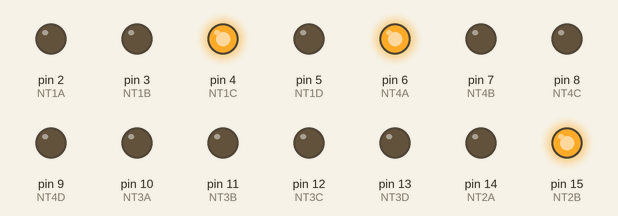
This sketch was run on a simulated Arduino Uno, built with avr-gcc and run on an emulated ATmega328P. Parts: output pins drawn as LEDs (lit = HIGH). The local clock reads 2024-03-15 10:24:30 at power-on unless the sketch sets it.

Above: at 0.1 s.
At 30.1 s:
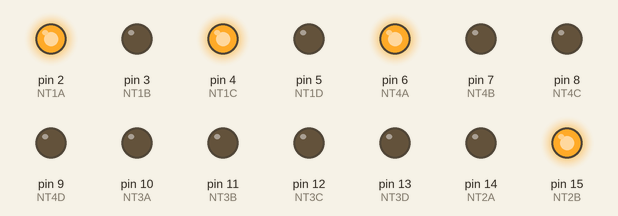
At 90.2 s:
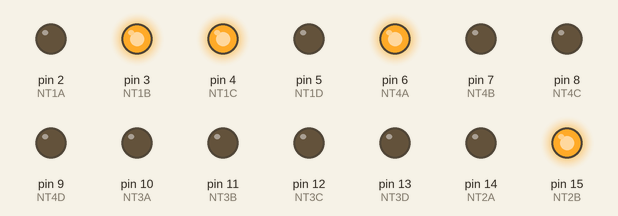
Timing chart, 0 to 91.7 s (numbered marks = the images above):
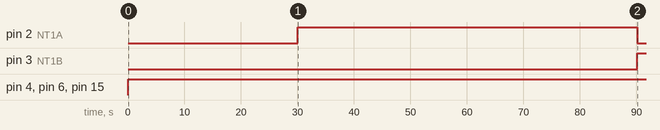

The sketch:

NixieTube.ino
```cpp
#include <Wire.h>
#include <TimeLib.h>
#include <DS1307RTC.h>

#define NT1A 2
#define NT1B 3
#define NT1C 4
#define NT1D 5

#define NT2A 14
#define NT2B 15
#define NT2C 16
#define NT2D 17

#define NT3A 10
#define NT3B 11
#define NT3C 12
#define NT3D 13

#define NT4A 6
#define NT4B 7
#define NT4C 8
#define NT4D 9

int hrLft;
int hrRght;
int minLft;
int minRght;
int hrs;
int mins;


int A[4] = {NT1A, NT2A, NT3A, NT4A};
int B[4] = {NT1B, NT2B, NT3B, NT4B};
int C[4] = {NT1C, NT2C, NT3C, NT4C};
int D[4] = {NT1D, NT2D, NT3D, NT4D};
void TimeSet(int digit, int time){//This portion of the code is coming from GreatScott's youtube video
  switch(time){//The switch statement will check for the number that we got from the RTC module
    case 0:
    digitalWrite(A[digit], LOW);
    digitalWrite(B[digit], LOW);
    digitalWrite(C[digit], LOW);
    digitalWrite(D[digit], LOW);
    break;
    case 1:
    digitalWrite(A[digit], HIGH);
    digitalWrite(B[digit], LOW);
    digitalWrite(C[digit], LOW);
    digitalWrite(D[digit], LOW);
    break;
    case 2:
    digitalWrite(A[digit], LOW);
    digitalWrite(B[digit], HIGH);
    digitalWrite(C[digit], LOW);
    digitalWrite(D[digit], LOW);
    break;
    case 3:
    digitalWrite(A[digit], HIGH);
    digitalWrite(B[digit], HIGH);
    digitalWrite(C[digit], LOW);
    digitalWrite(D[digit], LOW);
    break;
    case 4:
    digitalWrite(A[digit], LOW);
    digitalWrite(B[digit], LOW);
    digitalWrite(C[digit], HIGH);
    digitalWrite(D[digit], LOW);
    break;
    case 5:
    digitalWrite(A[digit], HIGH);
    digitalWrite(B[digit], LOW);
    digitalWrite(C[digit], HIGH);
    digitalWrite(D[digit], LOW);
    break;
    case 6:
    digitalWrite(A[digit], LOW);
    digitalWrite(B[digit], HIGH);
    digitalWrite(C[digit], HIGH);
    digitalWrite(D[digit], LOW);
    break;
    case 7:
    digitalWrite(A[digit], HIGH);
    digitalWrite(B[digit], HIGH);
    digitalWrite(C[digit], HIGH);
    digitalWrite(D[digit], LOW);
    break;
    case 8:
    digitalWrite(A[digit], LOW);
    digitalWrite(B[digit], LOW);
    digitalWrite(C[digit], LOW);
    digitalWrite(D[digit], HIGH);
    break;
    case 9:
    digitalWrite(A[digit], HIGH);
    digitalWrite(B[digit], LOW);
    digitalWrite(C[digit], LOW);
    digitalWrite(D[digit], HIGH);
    break;
  }

}

void setup() {
  //Nixie Tube 1
  pinMode(NT1A, OUTPUT);
  pinMode(NT1B, OUTPUT);
  pinMode(NT1C, OUTPUT);
  pinMode(NT1D, OUTPUT);

  //Nixie Tube 2
  pinMode(NT2A, OUTPUT);
  pinMode(NT2B, OUTPUT);
  pinMode(NT2C, OUTPUT);
  pinMode(NT2D, OUTPUT);

  //Nixie Tube 3
  pinMode(NT3A, OUTPUT);
  pinMode(NT3B, OUTPUT);
  pinMode(NT3C, OUTPUT);
  pinMode(NT3D, OUTPUT);

  //Nixie Tube 4
  pinMode(NT4A, OUTPUT);
  pinMode(NT4B, OUTPUT);
  pinMode(NT4C, OUTPUT);
  pinMode(NT4D, OUTPUT);
}

void loop() {
  tmElements_t tm;
  if (RTC.read(tm)) {
    hrs = tm.Hour%12; //Changes 24 hour formatting to 12 hour formatting

    //In the event that 24(12Am) or 12(12PM) is modulated by 12, it would display zero
    //so I added in a condition to change it to 12
    if(hrs == 0){
      hrs = 12;
    }
    mins = tm.Minute;
    //This will get the individual numbers of the hours and the minutes, which is again from GreatScott!
    hrLft = (hrs/10)%10;
    hrRght = hrs%10;
    minLft = (mins/10)%10;
    minRght = mins%10;
    //Then we will just set the number we want to the nixie tube
    TimeSet(3, hrLft);
    TimeSet(2, hrRght);
    TimeSet(1, minLft);
    TimeSet(0, minRght);
  }
  delay(1000);
}
```

Measured:
- by itself, pin 2 (NT1A): LOW → HIGH at 30.1 s, → LOW 60.1 s later
- by itself, pin 3 (NT1B): LOW → HIGH at 90.1 s
- by itself, pin 4 (NT1C), pin 6 (NT4A), pin 15 (NT2B): LOW → HIGH at 0.00 s
